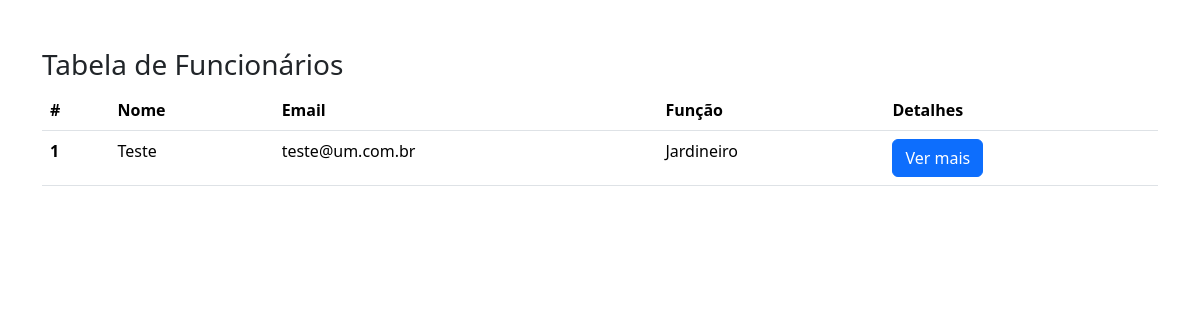
The app's page /, older data.
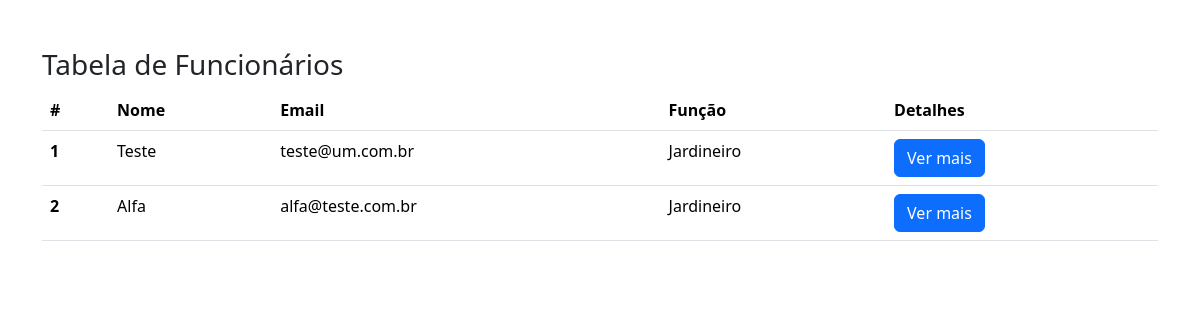
The same page, newer data.
### app/models.py (models this page shows, shortened)
class Employee(models.Model):
    first_name = models.CharField(max_length=100)
    last_name = models.CharField(max_length=100)
    photo = models.ImageField(upload_to='images')
    designation = models.CharField(max_length=100)
    email_address = models.EmailField(max_length=100, unique=True)
    phone_number = models.CharField(max_length=100, blank=True)
    created_at = models.DateTimeField(auto_now_add=True)
    updated_at = models.DateTimeField(auto_now=True)

### mysite/views.py (the view)
# urls.py: 2. Add a URL to urlpatterns:  path('', views.home, name='home')
def home(request):
    employees = Employee.objects.all()
    context = {
        'employees': employees
    }
    return render(request, 'home.html', context)

### templates/home.html (shortened to what this page needs)
{% load static %}
<!DOCTYPE html>
<html lang="en">
<head>
    <link href="https://cdn.jsdelivr.net/npm/bootstrap@5.3.3/dist/css/bootstrap.min.css" rel="stylesheet">
    <link rel="stylesheet" href="{% static 'css/style.css' %}">
</head>
<body>
    <div class="container pt-5">
        <h3>Tabela de Funcionários</h3>
        <table class="table">
            <thead>
            <tr>
                <th scope="col">#</th>
                <th scope="col">Nome</th>
                <th scope="col">Email</th>
                <th scope="col">Função</th>
                <th scope="col">Detalhes</th>
            </tr>
            </thead>
            <tbody>
            {% for emp in employees %}
                <tr>
                    <th>{{ forloop.counter }}</th>
                    <td>{{ emp.first_name }}</td>
                    <td>{{ emp.email_address }}</td>
                    <td>{{ emp.designation }}</td>
                    <td><a href="{% url 'employee_detail' emp.id %}" class="btn btn-primary">Ver mais</a></td>
                </tr>
            {% endfor %}
            </tbody>
        </table>
    </div>
</body>
</html>

Row changes from the older to the newer data that the page shows:
added Employee: first_name "Alfa", email_address "alfa@teste.com.br", designation "Jardineiro"
